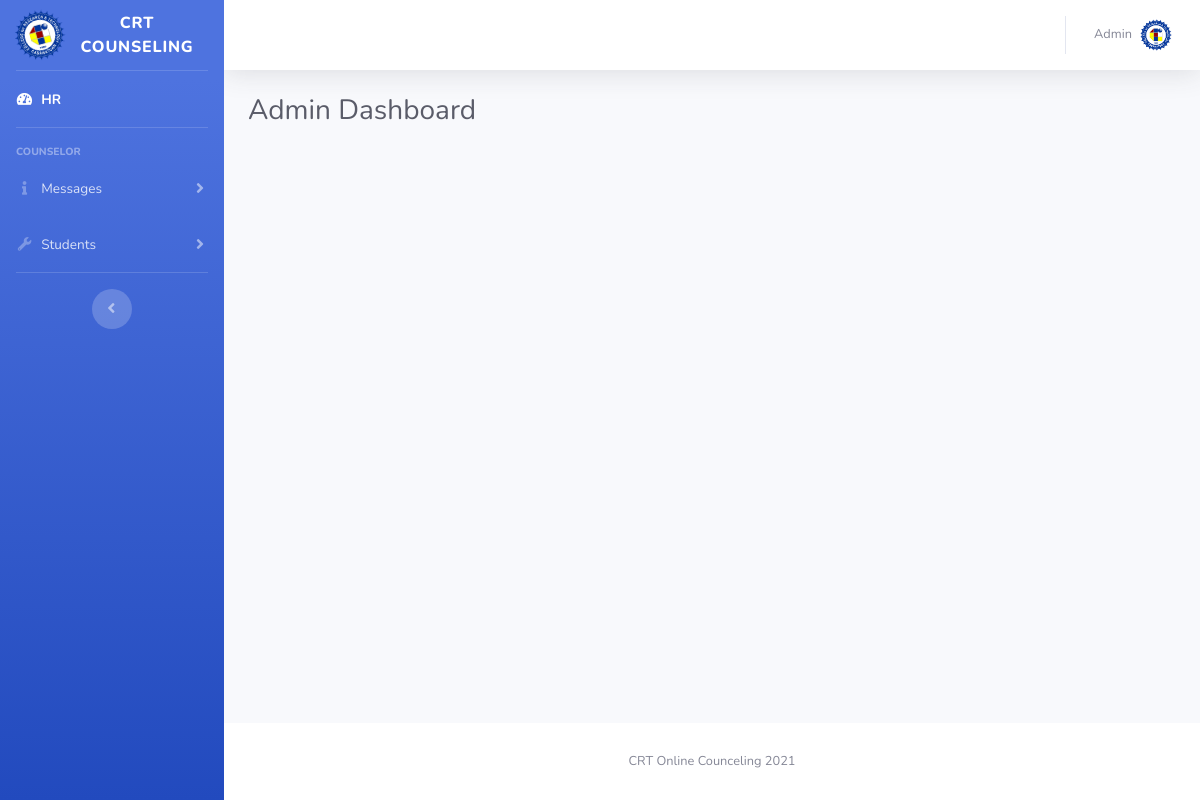
Page /admin/dashboard.php (signed in) on the committed database.
### tables this page shows
CREATE TABLE `users` (
  `user_id` int(11) NOT NULL,
  `unique_id` int(255) NOT NULL,
  `fname` varchar(255) NOT NULL,
  `lname` varchar(255) NOT NULL,
  `course` varchar(10) NOT NULL,
  `email` varchar(255) NOT NULL,
  `password` varchar(255) NOT NULL,
  `img` varchar(255) NOT NULL,
  `status` varchar(255) NOT NULL
);

### admin/dashboard.php (the view, shortened to what this page needs)
<?php
  include_once "php/config.php";
?>
<!DOCTYPE html>
<html lang="en">
<head>
  <link href="vendor/fontawesome-free/css/all.min.css" rel="stylesheet" type="text/css">
  <link href="css/sb-admin-2.min.css" rel="stylesheet">
</head>
<body id="page-top">
  <div id="wrapper">
    <ul class="navbar-nav bg-gradient-primary sidebar sidebar-dark accordion" id="accordionSidebar">
      <a class="sidebar-brand d-flex align-items-center justify-content-center" href="dashboard.php">
        <div class="sidebar-brand-icon rotate-n-15">
          <img src="../img/crtlogo.png" style="max-width: 50px;">
        </div>
        <div class="sidebar-brand-text mx-3">CRT Counseling</div>
      </a>
      <hr class="sidebar-divider my-0">
      <li class="nav-item active">
        <a class="nav-link" href="index.php">
          <i class="fas fa-fw fa-tachometer-alt"></i>
          <span>HR</span></a>
      </li>
      <hr class="sidebar-divider">
      <div class="sidebar-heading">
        Counselor
      </div>
      <li class="nav-item">
        <a class="nav-link collapsed" href="#" data-toggle="collapse" data-target="#collapseTwo" aria-expanded="true" aria-controls="collapseTwo">
          <i class="fas fa-fw fa-info"></i>
          <span>Messages</span>
        </a>
      </li>
      <li class="nav-item">
        <a class="nav-link collapsed" href="#" data-toggle="collapse" data-target="#collapseUtilities" aria-expanded="true" aria-controls="collapseUtilities">
          <i class="fas fa-fw fa-wrench"></i>
          <span>Students</span>
        </a>
      </li>
      <hr class="sidebar-divider d-none d-md-block">
      <div class="text-center d-none d-md-inline">
        <button class="rounded-circle border-0" id="sidebarToggle"></button>
      </div>
    </ul>
    <div id="content-wrapper" class="d-flex flex-column">
      <div id="content">
        <nav class="navbar navbar-expand navbar-light bg-white topbar mb-4 static-top shadow">
          <ul class="navbar-nav ml-auto">
            <?php
            $sql = mysqli_query($conn, "SELECT * FROM users WHERE unique_id = {$_SESSION['unique_id']}");
            if(mysqli_num_rows($sql) > 0){
              $row = mysqli_fetch_assoc($sql);
            }
          ?>
            <li class="nav-item dropdown no-arrow">
              <a class="nav-link dropdown-toggle" href="#" id="userDropdown" role="button" data-toggle="dropdown" aria-haspopup="true" aria-expanded="false">
                <span class="mr-2 d-none d-lg-inline text-gray-600 small"><?php echo $row['fname']; ?></span>
                <img class="img-profile rounded-circle" src="../php/images/<?php echo $row['img']; ?>" alt="" style="max-width: 50px;">
              </a>
            </li>
          </ul>
        </nav>
        <div class="container-fluid">
          <div class="d-sm-flex align-items-center justify-content-between mb-4">
            <h1 class="h3 mb-0 text-gray-800">Admin Dashboard</h1>
          </div>
      </div>
    </div>
      <footer class="sticky-footer bg-white">
        <div class="container my-auto">
          <div class="copyright text-center my-auto">
            <span>CRT Online Counceling 2021</span>
          </div>
        </div>
      </footer>
    </div>
  </div>
</body>
</html>

### rows in the picture
users: fname "Admin", img (picture)
